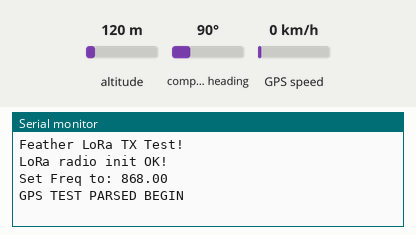
A sketch run on a simulated Arduino Mega 2560, built with avr-gcc and run on an emulated ATmega2560. On the bench: the last lines printed to the serial monitor. The test bench sets the inputs (shaded band); at power-on: altitude 120 m, compass heading 90°, GPS speed 0 km/h. The GPS gets a fix after 3 s at 37.7749, -122.4194 with 8 satellites; no radio packets arrive unless stated.

Above: at 2.3 s.
2.4 s: altitude set to 20 m
At 3.4 s:
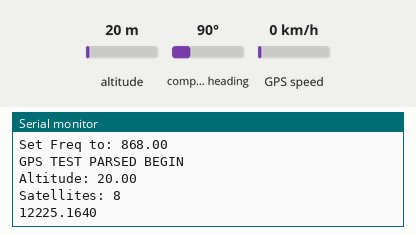
4.6 s: altitude set to 250 m
At 5.9 s:
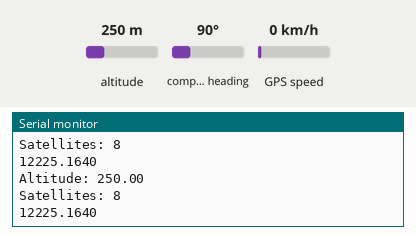

Measured:
- after the input at 2.4 s, the serial monitor: prints a new line after 0.72 s (image 1)
- after the input at 4.6 s, the serial monitor: prints a new line after 0.53 s (image 2)

The sketch:

gps_tx_v2.ino
```cpp
#include <Arduino.h>
#include <Adafruit_GPS.h>
#include <SPI.h>
#include <RH_RF95.h>
/* for feather32u4 */
#define RFM95_CS 8
#define RFM95_RST 4
#define RFM95_INT 7
#define LED 13
#define VBATPIN A9
// Change to 434.0 or other frequency, must match RX's freq!
#define RF95_FREQ 868.0

// what's the name of the hardware serial port?
#define GPSSerial Serial1

// Connect to the GPS on the hardware port
Adafruit_GPS GPS(&GPSSerial);

// Set GPSECHO to 'false' to turn off echoing the GPS data to the Serial console
// Set to 'true' if you want to debug and listen to the raw GPS sentences
#define GPSECHO false

RH_RF95 rf95(RFM95_CS, RFM95_INT);

uint32_t timer = millis();


void setup()
{
  pinMode(RFM95_RST, OUTPUT);
  digitalWrite(RFM95_RST, HIGH);

  Serial.begin(9600);
  delay(100);

  Serial.println("Feather LoRa TX Test!");

  // manual reset
  digitalWrite(RFM95_RST, LOW);
  delay(10);
  digitalWrite(RFM95_RST, HIGH);
  delay(10);

  while (!rf95.init()) {
    Serial.println("LoRa radio init failed");
    while (1);
  }
  Serial.println("LoRa radio init OK!");

  // Defaults after init are 434.0MHz, modulation GFSK_Rb250Fd250, +13dbM
  if (!rf95.setFrequency(RF95_FREQ)) {
    Serial.println("setFrequency failed");
    while (1);
  }
  Serial.print("Set Freq to: "); Serial.println(RF95_FREQ);

  // Defaults after init are 434.0MHz, 13dBm, Bw = 125 kHz, Cr = 4/5, Sf = 128chips/symbol, CRC on
  // The default transmitter power is 13dBm, using PA_BOOST.
  // If you are using RFM95/96/97/98 modules which uses the PA_BOOST transmitter pin, then
  // you can set transmitter powers from 5 to 23 dBm:
  rf95.setTxPower(23, false);
  rf95.setModemConfig('Bw125Cr48Sf4096');// Bandwidth = 125 kHz BW, CodingRate 4/8, SpreadingFactor 4096  Slow+long range

  //while (!Serial);  // uncomment to have the sketch wait until Serial is ready

  // connect at 115200 so we can read the GPS fast enough and echo without dropping chars
  // also spit it out
  Serial.begin(115200);
  Serial.println("GPS TEST PARSED BEGIN");

  // 9600 NMEA is the default baud rate for Adafruit MTK GPS's- some use 4800
  GPS.begin(9600);
  // uncomment this line to turn on RMC (recommended minimum) and GGA (fix data) including altitude
  //GPS.sendCommand(PMTK_SET_NMEA_OUTPUT_RMCGGA);
  // uncomment this line to turn on only the "minimum recommended" data
  GPS.sendCommand(PMTK_SET_NMEA_OUTPUT_RMCONLY);
  // For parsing data, we don't suggest using anything but either RMC only or RMC+GGA since
  // the parser doesn't care about other sentences at this time
  // Set the update rate
  GPS.sendCommand(PMTK_SET_NMEA_UPDATE_1HZ); // 1 Hz update rate
  // For the parsing code to work nicely and have time to sort thru the data, and
  // print it out we don't suggest using anything higher than 1 Hz

  // Request updates on antenna status, comment out to keep quiet
  GPS.sendCommand(PGCMD_ANTENNA);

  delay(1000);

  // Ask for firmware version
  GPSSerial.println(PMTK_Q_RELEASE);
}
char buffer [50];
char latstr[12];
char lonstr[12];
char altstr[8];
char spdstr[8];

void loop() // run over and over again
{
     memset(buffer, '\0', sizeof(buffer));
     memset(latstr, '\0', sizeof(latstr));
     memset(lonstr, '\0', sizeof(lonstr));
     memset(altstr, '\0', sizeof(altstr));
     memset(spdstr, '\0', sizeof(spdstr));
//     float measuredvbat = analogRead(VBATPIN);
//  measuredvbat *= 2;    // we divided by 2, so multiply back
//  measuredvbat *= 3.3;  // Multiply by 3.3V, our reference voltage
//  measuredvbat /= 1024; // convert to voltage
//  Serial.print("VBat: " ); Serial.println(measuredvbat);
  // read data from the GPS in the 'main loop'
  char c = GPS.read();
  // if you want to debug, this is a good time to do it!
  if (GPSECHO)
    if (c) Serial.print(c);
  // if a sentence is received, we can check the checksum, parse it...
  if (GPS.newNMEAreceived()) {
    // a tricky thing here is if we print the NMEA sentence, or data
    // we end up not listening and catching other sentences!
    // so be very wary if using OUTPUT_ALLDATA and trytng to print out data
    //Serial.println(GPS.lastNMEA()); // this also sets the newNMEAreceived() flag to false
    if (!GPS.parse(GPS.lastNMEA())) // this also sets the newNMEAreceived() flag to false
      return; // we can fail to parse a sentence in which case we should just wait for another
  }
  // if millis() or timer wraps around, we'll just reset it
  if (timer > millis()) timer = millis();

  // approximately every 2 seconds or so, print out the current stats
  if (millis() - timer > 1000) {
    timer = millis(); // reset the timer

    if (GPS.fix) {
      digitalWrite(LED, HIGH);
//      Serial.print("Location: ");
//      Serial.print(GPS.latitude, 4); Serial.print(GPS.lat);
//      Serial.print(", ");
//      Serial.print(GPS.longitude, 4); Serial.println(GPS.lon);
//      Serial.print("Speed (knots): "); Serial.println(GPS.speed);
//      Serial.print("Angle: "); Serial.println(GPS.angle);
      Serial.print("Altitude: "); Serial.println(GPS.altitude);
      Serial.print("Satellites: "); Serial.println((int)GPS.satellites);
      dtostrf(GPS.latitude, 9, 4, latstr);
      dtostrf(GPS.longitude, 9, 4, lonstr);
      dtostrf(GPS.speed, 5, 2, spdstr);
      dtostrf(GPS.altitude, 5, 2, altstr);
      Serial.println(lonstr);
     for (int transtrans = 1; transtrans < 5; transtrans = transtrans + 1)
     {
      byte sendLen;
//      sprintf(buffer, "Lat: %s  Lon: %s W", latstr, lonstr);
      sprintf(buffer, "%s, %c, %s, %c, %s,%s", latstr, GPS.lat, lonstr, GPS.lon, altstr, spdstr);
//      Serial.print("Lat: "); Serial.println(latstr);
      sendLen= strlen(buffer);
 //     Serial.print("Sending: "); Serial.println(buffer);
      rf95.send((uint8_t*)buffer, sendLen);
      delay(50);
     }
  digitalWrite(LED, LOW);
    }
  }
}
```

gps_tx_v2.cpp
```cpp
#include <Arduino.h>
#include <Adafruit_GPS.h>
#include <SPI.h>
#include <RH_RF95.h>
#include <string.h>
//#include <AESLib.h>
using namespace std;
/* for feather32u4 */
#define RFM95_CS 8
#define RFM95_RST 4
#define RFM95_INT 7
#define LED 13
#define VBATPIN A9
// Change to 434.0 or other frequency, must match RX's freq!
#define RF95_FREQ 915.0

// what's the name of the hardware serial port?
#define GPSSerial Serial1

// Connect to the GPS on the hardware port
Adafruit_GPS GPS(&GPSSerial);

// Set GPSECHO to 'false' to turn off echoing the GPS data to the Serial console
// Set to 'true' if you want to debug and listen to the raw GPS sentences
#define GPSECHO false
#define INPUT_BUFFER_LIMIT (128 + 1)

RH_RF95 rf95(RFM95_CS, RFM95_INT);

uint32_t timer = millis();


void send_data(char message [50]);
float check_bat ();
// uint16_t encrypt_to_ciphertext(char * msg, uint16_t msgLen, byte iv[]);
// uint16_t decrypt_to_cleartext(byte msg[], uint16_t msgLen, byte iv[]);

//AESLib aesLib;

// unsigned char cleartext[INPUT_BUFFER_LIMIT] = {0}; // THIS IS INPUT BUFFER (FOR TEXT)
// unsigned char ciphertext[2*INPUT_BUFFER_LIMIT] = {0}; // THIS IS OUTPUT BUFFER (FOR BASE64-ENCODED ENCRYPTED DATA)

// AES Encryption Key (same as in node-js example)
// byte aes_key[] = { 0x04, 0x0B, 0x04, 0x05, 0x05, 0x09, 0x04, 0x07, 0x05, 0x05, 0x05, 0x02, 0x05, 0x05, 0x01, 0x00 };

// General initialization vector (same as in node-js example) (you must use your own IV's in production for full security!!!)
// byte aes_iv[N_BLOCK] = { 0x04, 0x0B, 0x04, 0x05, 0x05, 0x09, 0x04, 0x07, 0x05, 0x05, 0x05, 0x02, 0x05, 0x05, 0x01, 0x00 };

// Generate IV (once)
// void aes_init() {
//   aesLib.gen_iv(aes_iv);
// }


void setup()
{
  pinMode(RFM95_RST, OUTPUT);
  digitalWrite(RFM95_RST, HIGH);

  Serial.begin(9600);
  delay(100);
  // aes_init();
  Serial.println("Feather LoRa TX Test!");

  // manual reset
  digitalWrite(RFM95_RST, LOW);
  delay(10);
  digitalWrite(RFM95_RST, HIGH);
  delay(10);

  while (!rf95.init()) {
    Serial.println("LoRa radio init failed");
    while (1);
  }
  Serial.println("LoRa radio init OK!");

  // Defaults after init are 434.0MHz, modulation GFSK_Rb250Fd250, +13dbM
  if (!rf95.setFrequency(RF95_FREQ)) {
    Serial.println("setFrequency failed");
    while (1);
  }
  Serial.print("Set Freq to: "); Serial.println(RF95_FREQ);
    char status_rf95[50] = "0, RF_95 TX INITIATED";
  send_data(status_rf95);
  // Defaults after init are 434.0MHz, 13dBm, Bw = 125 kHz, Cr = 4/5, Sf = 128chips/symbol, CRC on
  // The default transmitter power is 13dBm, using PA_BOOST.
  // If you are using RFM95/96/97/98 modules which uses the PA_BOOST transmitter pin, then
  // you can set transmitter powers from 5 to 23 dBm:
  rf95.setTxPower(23, false);
  rf95.setModemConfig('Bw125Cr48Sf4096');// Bandwidth = 125 kHz BW, CodingRate 4/8, SpreadingFactor 4096  Slow+long range

  //while (!Serial);  // uncomment to have the sketch wait until Serial is ready

  // connect at 115200 so we can read the GPS fast enough and echo without dropping chars
  // also spit it out
  Serial.begin(115200);
  Serial.println("GPS TEST PARSED BEGIN");


  // 9600 NMEA is the default baud rate for Adafruit MTK GPS's- some use 4800
  GPS.begin(9600);
  // uncomment this line to turn on RMC (recommended minimum) and GGA (fix data) including altitude
  //GPS.sendCommand(PMTK_SET_NMEA_OUTPUT_RMCGGA);
  // uncomment this line to turn on only the "minimum recommended" data
  GPS.sendCommand(PMTK_SET_NMEA_OUTPUT_RMCONLY);
  // For parsing data, we don't suggest using anything but either RMC only or RMC+GGA since
  // the parser doesn't care about other sentences at this time
  // Set the update rate
  GPS.sendCommand(PMTK_SET_NMEA_UPDATE_1HZ); // 1 Hz update rate
  // For the parsing code to work nicely and have time to sort thru the data, and
  // print it out we don't suggest using anything higher than 1 Hz

  // Request updates on antenna status, comment out to keep quiet
  GPS.sendCommand(PGCMD_ANTENNA); // explained here: https://learn.adafruit.com/adafruit-ultimate-gps/external-antenna
  char status_gps[50] = "0, GPS INITIATING";
  send_data(status_gps);
  delay(1000);

  // Ask for firmware version
  GPSSerial.println(PMTK_Q_RELEASE);
}
char buffer[55];
char latstr[12];
char lonstr[12];
char altstr[8];
char spdstr[8];
float bat_volt = 0;
char bat_volt_str[5];


void loop() // run over and over again
{
     memset(buffer, '\0', sizeof(buffer));
     memset(latstr, '\0', sizeof(latstr));
     memset(lonstr, '\0', sizeof(lonstr));
     memset(altstr, '\0', sizeof(altstr));
     memset(spdstr, '\0', sizeof(spdstr));

  // read data from the GPS in the 'main loop'
  char c = GPS.read();
  // if you want to debug, this is a good time to do it!
  if (GPSECHO)
    if (c) Serial.print(c);
  // if a sentence is received, we can check the checksum, parse it...
  if (GPS.newNMEAreceived()) {
    // a tricky thing here is if we print the NMEA sentence, or data
    // we end up not listening and catching other sentences!
    // so be very wary if using OUTPUT_ALLDATA and trytng to print out data
    //Serial.println(GPS.lastNMEA()); // this also sets the newNMEAreceived() flag to false
    if (!GPS.parse(GPS.lastNMEA())) // this also sets the newNMEAreceived() flag to false
      return; // we can fail to parse a sentence in which case we should just wait for another
  }
  // if millis() or timer wraps around, we'll just reset it
  if (timer > millis()) timer = millis();

  // approximately every 2 seconds or so, print out the current stats
  if (millis() - timer > 1000) {
    timer = millis(); // reset the timer

    if (GPS.fix) {

//      Serial.print("Location: ");
//      Serial.print(GPS.latitude, 4); Serial.print(GPS.lat);
//      Serial.print(", ");
//      Serial.print(GPS.longitude, 4); Serial.println(GPS.lon);
//      Serial.print("Speed (knots): "); Serial.println(GPS.speed);
//      Serial.print("Angle: "); Serial.println(GPS.angle);
      int mess_type = 1; // indicates valid GPS message to RX unit
      int num_sats = GPS.satellites;
      int fix_type = GPS.fixquality_3d;
      bat_volt = check_bat();
      // Serial.print("Altitude: "); Serial.println(GPS.altitude);
      Serial.print("Satellites: "); Serial.println((int)GPS.satellites);
      Serial.print("Fix Quality: "); Serial.println((int)GPS.fixquality);
      Serial.print("3D Fix: "); Serial.println((int)GPS.fixquality_3d);
      dtostrf(GPS.latitude, 9, 4, latstr); //dtostrf is necessary b/c Arduino doesn't do floats or double in sprintf
      dtostrf(GPS.longitude, 9, 4, lonstr);
      dtostrf(GPS.speed, 5, 2, spdstr);
      dtostrf(GPS.altitude, 5, 2, altstr);
      dtostrf(bat_volt, 3, 2, bat_volt_str);
      // dtostrf(check_bat, 4, 3, bat_volt);
      // Serial.println(lonstr);
     for (int transtrans = 1; transtrans < 5; transtrans = transtrans + 1)
     {

      // byte sendLen;
//      sprintf(buffer, "Lat: %s  Lon: %s W", latstr, lonstr);
      sprintf(buffer, "%i, %s, %c, %s, %c, %s, %s, %s, %i, %i ", mess_type, latstr, GPS.lat, lonstr, GPS.lon, altstr, spdstr, bat_volt_str, num_sats, fix_type);
      send_data(buffer);
//      Serial.print("Lat: "); Serial.println(latstr);
      // sendLen= strlen(buffer);
      // Serial.print("Sending: "); Serial.println(buffer);
      // rf95.send((uint8_t*)buffer, sendLen);
      // delay(50);
     }


    }
    // else {
    //   int mess_type = 2;
    //   int num_sats = GPS.satellites;
    //   sprintf(buffer, "%i, %i", mess_type, num_sats);
    //   send_data(buffer);
    //  }
  }
}

void send_data(char message [55])
{
  digitalWrite(LED, HIGH);
  byte sendLen;
  // uint8_t mess_enc;
  sendLen = strlen(message);
  // mess_enc = encrypt_to_ciphertext(message, sendLen, aes_iv);
  rf95.send((uint8_t*)message, sendLen);
  Serial.print("Sending: "); Serial.println(message);
  // Serial.print("Encrypted Message: "); Serial.println(mess_enc);
  digitalWrite(LED, LOW);
  delay(50);
}

float check_bat()
{
  float measuredvbat = analogRead(VBATPIN);
  measuredvbat *= 2;    // we divided by 2, so multiply back
  measuredvbat *= 3.3;  // Multiply by 3.3V, our reference voltage
  measuredvbat /= 1024; // convert to voltage
  Serial.print("VBat: " ); Serial.println(measuredvbat);
  return measuredvbat;
}

// uint16_t encrypt_to_ciphertext(char * msg, uint16_t msgLen, byte iv[]) {
//   Serial.println("Calling encrypt (string)...");
//   // AESLib.get_cipher64_length(msgLen);
//   int cipherlength = aesLib.encrypt((byte*)msg, msgLen, (char*)ciphertext, aes_key, sizeof(aes_key), iv);
//                    // uint16_t encrypt(byte input[], uint16_t input_length, char * output, byte key[],int bits, byte my_iv[]);
//   return cipherlength;
// }

// uint16_t decrypt_to_cleartext(byte msg[], uint16_t msgLen, byte iv[]) {
//   Serial.print("Calling decrypt...; ");
//   uint16_t dec_bytes = aesLib.decrypt(msg, msgLen, (char*)cleartext, aes_key, sizeof(aes_key), iv);
//   Serial.print("Decrypted bytes: "); Serial.println(dec_bytes);
//   return dec_bytes;
// }
```
